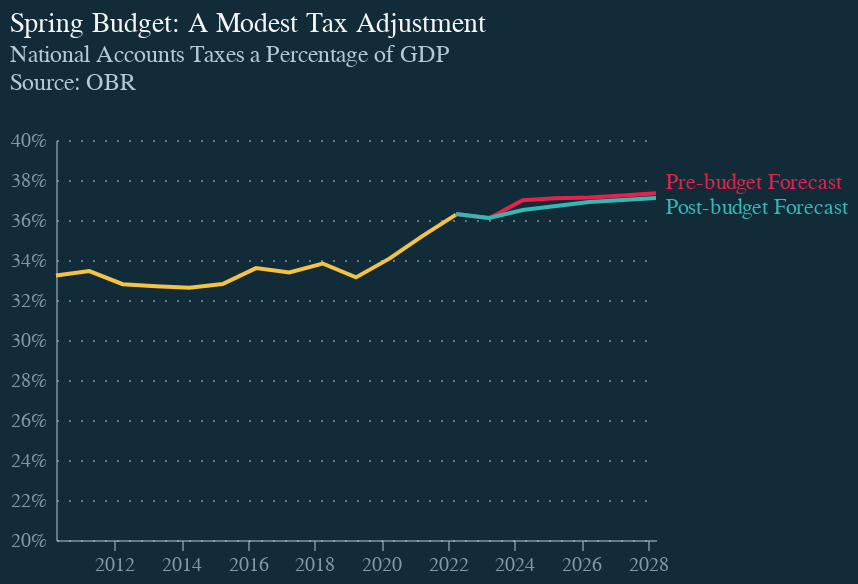

The notebook cell saved with this chart:
### Code cell
base = alt.Chart(df).encode(
    x=alt.X('date:T'),
    y=alt.Y('value:Q', 
            scale=alt.Scale(domain=[0.2,0.40]),
            axis=alt.Axis(format='%')),
    color=alt.Color('series:N', legend=None),
)

lines = base.mark_line()

labels = base.mark_text(align='left',
                        dy=alt.expr("datum.series == 'Post-budget Forecast' ? 5 : -5"),
                         dx=5,).encode(
    text='label:N'
)

chart = lines + labels

chart = chart.properties(
    title=alt.TitleParams(
        "Spring Budget: A Modest Tax Adjustment ",
        subtitle=["National Accounts Taxes a Percentage of GDP", "Source: OBR", ""],
        anchor='start',
        color="whitesmoke",
        subtitleColor="#b4c8d8"
    ),
    width=300,
    height=200
)

chart.save("chart.png", scale_factor=4.0)

chart.save("chart.json")


chart

### Figure 1 — Vega-Lite specification as saved in the notebook (floating-point values rounded to 4 significant figures)
{"config": {"background": "#122B39", "font": "Circular Std", "title": {"color": "#b4c8d8", "fontSize": 14, "fontWeight": 400}, "mark": {"line": {"interpolate": "monotone"}}, "view": {"stroke": "transparent", "width": 400, "height": 300}, "range": {"category": ["#36B7B4", "#E6224B", "#F4C245", "#0063AF", "#00A767", "#179FDB", "#EB5C2E"], "diverging": ["#E6224B", "#E54753", "#C9C9C9", "#179FDB", "#122B39"], "heatmap": ["#C9C9C9", "#179FDB", "#0063AF", "#122B39"], "ordinal": ["#00A767", "#36B7B4", "#179FDB", "#0063AF", "#243B5A"]}, "axisX": {"domainColor": "#b4c8d8", "domainOpacity": 0.5, "grid": false, "labelAngle": 0, "labelColor": "#b4c8d8", "labelOpacity": 0.7, "orient": "bottom", "tickColor": "#b4c8d8", "tickCount": 10, "tickOpacity": 0.5, "title": "", "titleAlign": "center", "titleAnchor": "middle", "titleColor": "#b4c8d8", "titleFontSize": 12, "titleOpacity": 0.8, "titleX": 207, "titleY": -15}, "axisY": {"domainColor": "#b4c8d8", "domainOpacity": 0.5, "format": ".0f", "gridColor": "#b4c8d8", "gridDash": [1, 5], "gridOpacity": 0.5, "labelColor": "#b4c8d8", "labelOpacity": 0.7, "labelPadding": 5, "tickColor": "#b4c8d8", "tickCount": 8, "tickOpacity": 0.5, "ticks": false, "title": "FAO price index", "titleAlign": "left", "titleAngle": 0, "titleBaseline": "bottom", "titleColor": "#b4c8d8", "titleFontSize": 12, "titleOpacity": 0.8, "titleX": 0, "titleY": -7}}, "layer": [{"mark": {"type": "line"}, "encoding": {"color": {"field": "series", "legend": null, "type": "nominal"}, "x": {"field": "date", "type": "temporal"}, "y": {"axis": {"format": "%"}, "field": "value", "scale": {"domain": [0.2, 0.4]}, "type": "quantitative"}}}, {"mark": {"type": "text", "align": "left", "dx": 5, "dy": {"expr": "datum.series == 'Post-budget Forecast' ? 5 : -5"}}, "encoding": {"color": {"field": "series", "legend": null, "type": "nominal"}, "text": {"field": "label", "type": "nominal"}, "x": {"field": "date", "type": "temporal"}, "y": {"axis": {"format": "%"}, "field": "value", "scale": {"domain": [0.2, 0.4]}, "type": "quantitative"}}}], "data": {"name": "data-1b411537a238e4defc205f8c6f60ff6d"}, "height": 200, "title": {"text": "Spring Budget: A Modest Tax Adjustment ", "anchor": "start", "color": "whitesmoke", "subtitle": ["National Accounts Taxes a Percentage of GDP", "Source: OBR", ""], "subtitleColor": "#b4c8d8"}, "width": 300, "$schema": "https://vega.github.io/schema/vega-lite/v5.8.0.json", "datasets": {"data-1b411537a238e4defc205f8c6f60ff6d": [{"date": "2010-04-01", "series": "past", "value": 0.3322, "label": ""}, {"date": "2011-04-01", "series": "past", "value": 0.3345, "label": ""}, {"date": "2012-04-01", "series": "past", "value": 0.3279, "label": ""}, {"date": "2013-04-01", "series": "past", "value": 0.3269, "label": ""}, {"date": "2014-04-01", "series": "past", "value": 0.3262, "label": ""}, {"date": "2015-04-01", "series": "past", "value": 0.328, "label": ""}, {"date": "2016-04-01", "series": "past", "value": 0.336, "label": ""}, {"date": "2017-04-01", "series": "past", "value": 0.3337, "label": ""}, {"date": "2018-04-01", "series": "past", "value": 0.3382, "label": ""}, {"date": "2019-04-01", "series": "past", "value": 0.3313, "label": ""}, {"date": "2020-04-01", "series": "past", "value": 0.3407, "label": ""}, {"date": "2021-04-01", "series": "past", "value": 0.352, "label": ""}, {"date": "2022-04-01", "series": "past", "value": 0.3627, "label": ""}, {"date": "2022-04-01", "series": "Pre-budget Forecast", "value": 0.363, "label": ""}, {"date": "2023-04-01", "series": "Pre-budget Forecast", "value": 0.3609, "label": ""}, {"date": "2024-04-01", "series": "Pre-budget Forecast", "value": 0.3699, "label": ""}, {"date": "2025-04-01", "series": "Pre-budget Forecast", "value": 0.3708, "label": ""}, {"date": "2026-04-01", "series": "Pre-budget Forecast", "value": 0.3713, "label": ""}, {"date": "2027-04-01", "series": "Pre-budget Forecast", "value": 0.3722, "label": ""}, {"date": "2028-04-01", "series": "Pre-budget Forecast", "value": 0.3734, "label": "Pre-budget Forecast"}, {"date": "2022-04-01", "series": "Post-budget Forecast", "value": 0.363, "label": ""}, {"date": "2023-04-01", "series": "Post-budget Forecast", "value": 0.361, "label": ""}, {"date": "2024-04-01", "series": "Post-budget Forecast", "value": 0.365, "label": ""}, {"date": "2025-04-01", "series": "Post-budget Forecast", "value": 0.367, "label": ""}, {"date": "2026-04-01", "series": "Post-budget Forecast", "value": 0.369, "label": ""}, {"date": "2027-04-01", "series": "Post-budget Forecast", "value": 0.37, "label": ""}, {"date": "2028-04-01", "series": "Post-budget Forecast", "value": 0.371, "label": "Post-budget Forecast"}]}}
